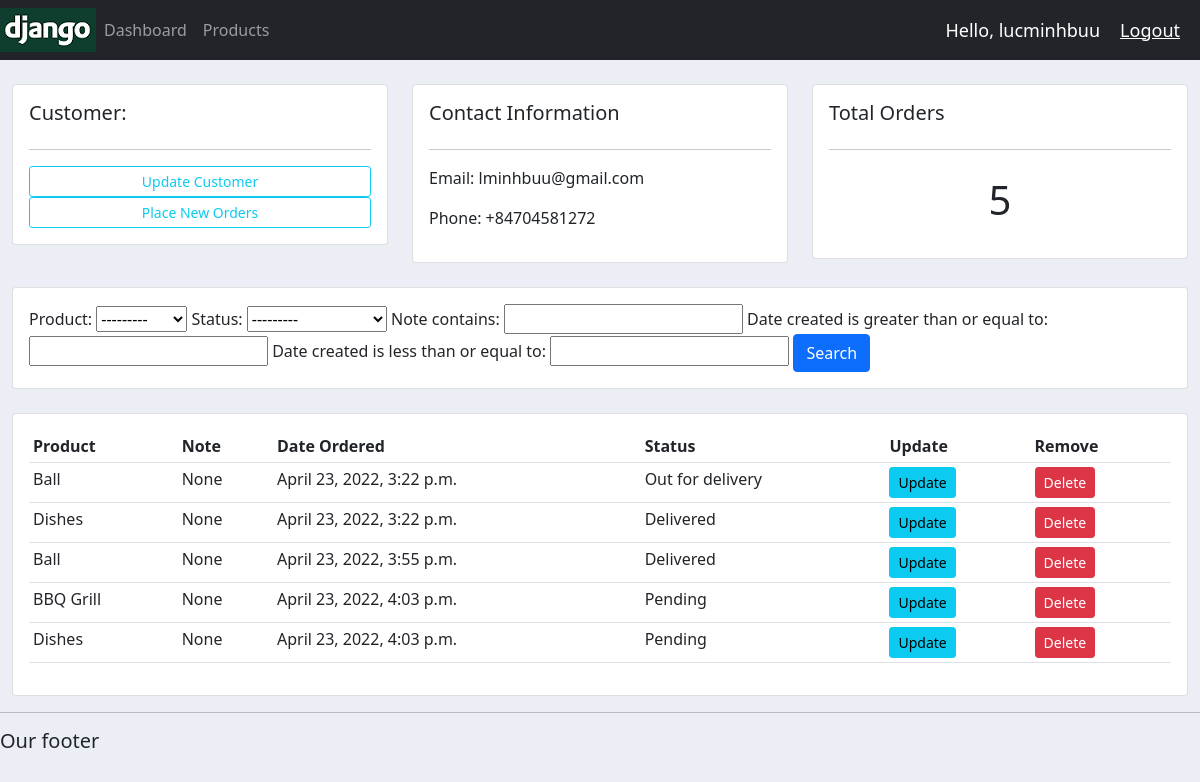
The app's page /customer/1/ (signed in) with its own data.
### accounts/models.py (models this page shows, shortened)
class Customer(models.Model):
    name = models.CharField(max_length=200, null=True)
    phone = models.CharField(max_length=200, null=True)
    email = models.CharField(max_length=200, null=True)
    date_created = models.DateTimeField(auto_now_add=True, null=True)

class Order(models.Model):
    STATUS = (
        ('Pending', 'Pending'),
        ('Out for delivery', 'Out for delivery'),
        ('Delivered', 'Delivered'),
    )
    customer = models.ForeignKey(Customer, null=True, on_delete=models.SET_NULL)
    product = models.ForeignKey(Product, null=True, on_delete=models.SET_NULL)
    date_created = models.DateTimeField(auto_now_add=True, null=True)
    status = models.CharField(max_length=200, null=True, choices=STATUS)
    note = models.CharField(max_length=200, null=True)

class Product(models.Model):
    CATEGORY = (
        ('Indoor', 'Indoor'),
        ('Out Door', 'Out Door'),
    )
    name = models.CharField(max_length=200, null=True)
    price = models.FloatField(null=True)
    category = models.CharField(max_length=200, null=True, choices=CATEGORY)
    description = models.CharField(max_length=200, null=True, blank=True)
    date_created = models.DateTimeField(auto_now_add=True, null=True)
    tags = models.ManyToManyField(Tag)
    def __str__(self):
        return self.name

### accounts/views.py (the view)
# urls.py: path('customer/<str:pk_test>/', views.customer, name='customer'),
@login_required(login_url='login')
def customer(request, pk_test):
    customer = Customer.objects.get(id=pk_test)
    orders = customer.order_set.all()
    order_count = orders.count()
    myfilter = OrderFilter(request.GET, queryset=orders)
    orders = myfilter.qs
    context = {'customer': customer, 'orders': orders, 'order_count': order_count, 'myfilter': myfilter}
    return render(request, 'accounts/customer.html', context)

### accounts/templates/accounts/customer.html
{% extends 'accounts/main.html' %}
{% block content %}
    <br>
    <div class="row">
        <div class="col-md">
            <div class="card card-body">
                <h5>Customer:</h5>
                <hr>
                <a class="btn btn-outline-info  btn-sm btn-block" href="">Update Customer</a>
                <a class="btn btn-outline-info  btn-sm btn-block" href="{% url 'create_order' customer.id %}">
                    Place New Orders</a>
            </div>
        </div>
        <div class="col-md">
            <div class="card card-body">
                <h5>Contact Information</h5>
                <hr>
                <p>Email: {{ customer.email }}</p>
                <p>Phone: {{ customer.phone }}</p>
            </div>
        </div>
        <div class="col-md">
            <div class="card card-body">
                <h5>Total Orders</h5>
                <hr>
                <h1 style="text-align: center;padding: 10px">{{ order_count }}</h1>
            </div>
        </div>
    </div>
    <br>
    <div class="row">
        <div class="col">
            <div class="card card-body">
                <form method="get">
                    {{ myfilter.form }}
                    <button class="btn btn-primary" type="submit">Search</button>
                </form>
            </div>
        </div>
    </div>
    <br>
    <div class="row">
        <div class="col-md">
            <div class="card card-body">
                <table class="table table-sm">
                    <tr>
                        <th>Product</th>
                        <th>Note</th>
                        <th>Date Ordered</th>
                        <th>Status</th>
                        <th>Update</th>
                        <th>Remove</th>
                    </tr>
                    {% for order in orders %}
                        <tr>
                            <td>{{ order.product.name }}</td>
                            <td>{{ order.note }}</td>
                            <td>{{ order.date_created }}</td>
                            <td>{{ order.status }}</td>
                            <td><a class="btn btn-sm btn-info" href="{% url 'update_order' order.id %}">Update</a></td>
                            <td><a class="btn btn-sm btn-danger" href="{% url 'delete_order' order.id %}">Delete</a>
                        </tr>
                    {% endfor %}
                </table>
            </div>
        </div>
    </div>
{% endblock %}

### accounts/templates/accounts/navbar.html (shortened to what this page needs)
{% load static %}
<nav class="navbar navbar-expand-lg navbar-dark bg-dark">
    <img src="{% static 'images/logo.png' %}" alt="">
    <div class="collapse navbar-collapse" id="navbarNav">
        <ul class="navbar-nav">
            <li class="nav-item active">
                <a class="nav-link" href="{% url 'home' %}">Dashboard</a>
            </li>
            <li class="nav-item">
                <a class="nav-link" href="{% url 'products' %}">Products</a>
            </li>
        </ul>
    </div>
    <span class="hello-msg">Hello, {{ request.user }}</span>
    <span><a class="hello-msg" href="{% url 'logout' %}">Logout</a></span>
</nav>

### static/css/main.css (style rules this page uses)
body { background-color: #ebeff5; }

### accounts/templates/accounts/navbar.html (style rules this page uses)
.hello-msg { font-size: 18px; color: white; margin-right: 20px; }

### records on screen
Customer: email "lminhbuu@gmail.com", phone "+84704581272"
Order: product.name "Ball", note "None", date_created "April 23, 2022, 3:22 p.m.", status "Out for delivery"
Order: product.name "Dishes", note "None", date_created "April 23, 2022, 3:22 p.m.", status "Delivered"
Order: product.name "Ball", note "None", date_created "April 23, 2022, 3:55 p.m.", status "Delivered"
Order: product.name "BBQ Grill", note "None", date_created "April 23, 2022, 4:03 p.m.", status "Pending"
Order: product.name "Dishes", note "None", date_created "April 23, 2022, 4:03 p.m.", status "Pending"

### other values on screen
{{ request.user }} "lucminhbuu"
{{ order_count }} "5"
